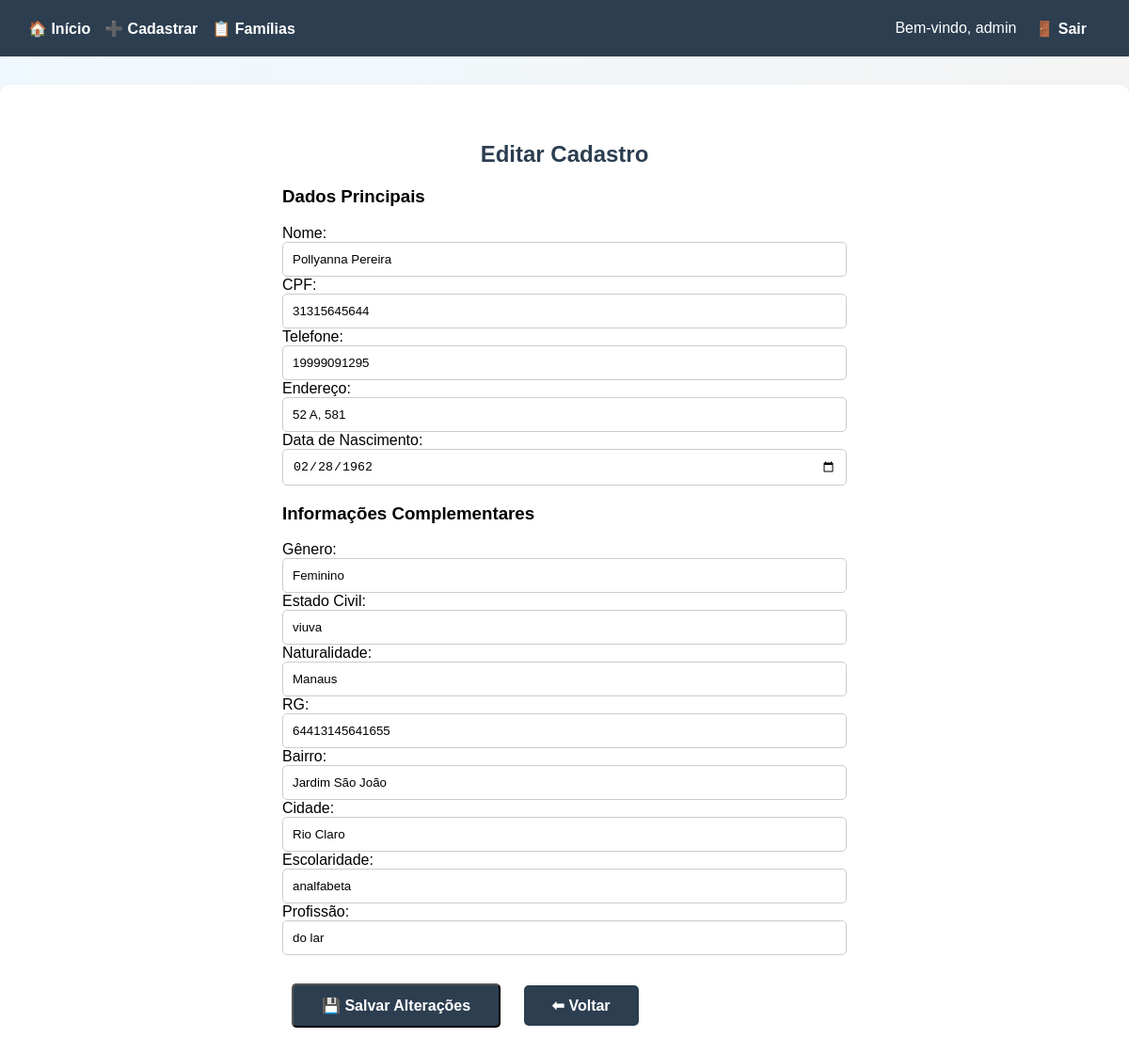
Page /editar/3 (signed in) on the committed database.
### tables this page shows
CREATE TABLE familias (
            id INTEGER PRIMARY KEY AUTOINCREMENT,
            nome TEXT,
            cpf TEXT,
            telefone TEXT,
            endereco TEXT,
            data_nascimento TEXT
        );

CREATE TABLE info_complementar (
            id INTEGER PRIMARY KEY AUTOINCREMENT,
            familia_id INTEGER,
            genero TEXT,
            estado_civil TEXT,
            naturalidade TEXT,
            rg TEXT,
            bairro TEXT,
            cidade TEXT,
            escolaridade TEXT,
            profissao TEXT,
            FOREIGN KEY (familia_id) REFERENCES familias(id)
        );

### app.py (the view, shortened to what this page needs)
@app.route('/editar/<int:id>', methods=['GET', 'POST'])
def editar_familia(id):
    if 'usuario' not in session:
        return redirect('/login')
    conn = sqlite3.connect('banco.db')
    cursor = conn.cursor()
    cursor.execute('SELECT * FROM familias WHERE id = ?', (id,))
    familia = cursor.fetchone()
    cursor.execute('SELECT * FROM info_complementar WHERE familia_id = ?', (id,))
    info_complementar = cursor.fetchone()
    conn.close()
    return render_template(
        'editar_familia.html',
        familia=familia,
        info_complementar=info_complementar
    )

### templates/editar_familia.html (shortened to what this page needs)
{% extends "base.html" %}
{% block content %}
<h2>Editar Cadastro</h2>
<form method="POST" style="max-width: 600px; margin: auto; text-align: left;">
    <h3>Dados Principais</h3>
    <label for="nome">Nome:</label>
    <input type="text" name="nome" id="nome" value="{{ familia[1] }}" class="form-control" required>
    <label for="cpf">CPF:</label>
    <input type="text" name="cpf" id="cpf" value="{{ familia[2] }}" class="form-control" required>
    <label for="telefone">Telefone:</label>
    <input type="text" name="telefone" id="telefone" value="{{ familia[3] }}" class="form-control">
    <label for="endereco">Endereço:</label>
    <input type="text" name="endereco" id="endereco" value="{{ familia[4] }}" class="form-control">
    <label for="data_nascimento">Data de Nascimento:</label>
    <input type="date" name="data_nascimento" id="data_nascimento" value="{{ familia[5] }}" class="form-control">
    <h3>Informações Complementares</h3>
    {% if info_complementar %}
        <label for="genero">Gênero:</label>
        <input type="text" name="genero" id="genero" value="{{ info_complementar[2] }}" class="form-control">
        <label for="estado_civil">Estado Civil:</label>
        <input type="text" name="estado_civil" id="estado_civil" value="{{ info_complementar[3] }}" class="form-control">
        <label for="naturalidade">Naturalidade:</label>
        <input type="text" name="naturalidade" id="naturalidade" value="{{ info_complementar[4] }}" class="form-control">
        <label for="rg">RG:</label>
        <input type="text" name="rg" id="rg" value="{{ info_complementar[5] }}" class="form-control">
        <label for="bairro">Bairro:</label>
        <input type="text" name="bairro" id="bairro" value="{{ info_complementar[6] }}" class="form-control">
        <label for="cidade">Cidade:</label>
        <input type="text" name="cidade" id="cidade" value="{{ info_complementar[7] }}" class="form-control">
        <label for="escolaridade">Escolaridade:</label>
        <input type="text" name="escolaridade" id="escolaridade" value="{{ info_complementar[8] }}" class="form-control">
        <label for="profissao">Profissão:</label>
        <input type="text" name="profissao" id="profissao" value="{{ info_complementar[9] }}" class="form-control">
    {% else %}
        <p>Sem informações complementares cadastradas.</p>
    {% endif %}
    <div style="margin-top: 20px;">
        <button type="submit" class="btn">💾 Salvar Alterações</button>
        <a href="/familias" class="btn">⬅ Voltar</a>
    </div>
</form>
{% endblock %}

### templates/base.html (style rules this page uses)
body { font-family: Arial, sans-serif; background: linear-gradient(to right, #f0f9ff, #f4f4f4); margin: 0; padding: 0; }
h1, h2 { color: #2c3e50; }
.btn { display: inline-block; background-color: #2c3e50; color: white; padding: 12px 30px; margin: 10px; border-radius: 5px; cursor: pointer; text-decoration: none; font-weight: bold; font-size: 16px; }
.form-control { padding: 10px; width: 100%; border-radius: 5px; border: 1px solid #ccc; box-sizing: border-box; }

### rows in the picture
familias: nome "Pollyanna Pereira", cpf "31315645644", telefone "19999091295", endereco "52 A, 581", data_nascimento "02/28/1962"
info_complementar: genero "Feminino", estado_civil "viuva", naturalidade "Manaus", rg "64413145641655", bairro "Jardim São João", cidade "Rio Claro", escolaridade "analfabeta", profissao "do lar"

### other values in the picture
{{ session['usuario'] }} "admin"
